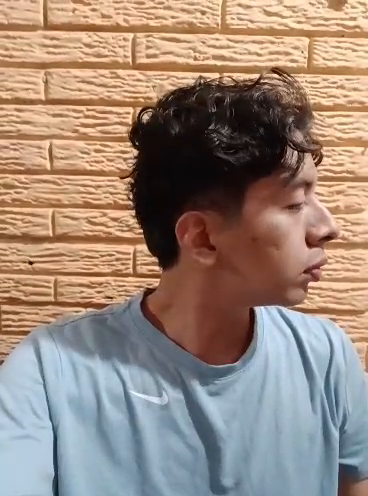
#> input picture frame 56 of EntrenamientoNeuronal/IAReconocimientoFacial/VideosdePrueba/Adonay.mp4, 368 x 496 px, given in place of Odir.mp4, which was not available
$ python capturandoRostros.py
#> lines starting #> are read from the running program, lines starting #| are printed output that depends on the picture
import cv2
import os
import imutils

compañeros = ["Roberto", "Rafael", "Fredi", "Adonay", "Odir"]
compaN = 4 #Cambiar por compañero jaja
pathCompañeros = []
path = "./Data"

#Creación de la data
for vichito in compañeros:
    personaPath = path + "/" + vichito
    pathCompañeros.append(personaPath)
    #print(personaPath)
    if not os.path.exists(personaPath):
        os.makedirs(personaPath)

cap = cv2.VideoCapture( "./VideosdePrueba/"+compañeros[compaN] + ".mp4")
faceClassif = cv2.CascadeClassifier('./modelos/haarcascade_frontalface_default.xml')
count = 0
while True:
    ret,frame = cap.read()
#> frame is the input picture: shape (496, 368, 3); mean B, G, R 122.9, 135.4, 154.9
    if ret == False: break
    frame = imutils.resize(frame, width=640)
#> frame: shape (862, 640, 3)
    gray = cv2.cvtColor(frame, cv2.COLOR_BGR2GRAY)
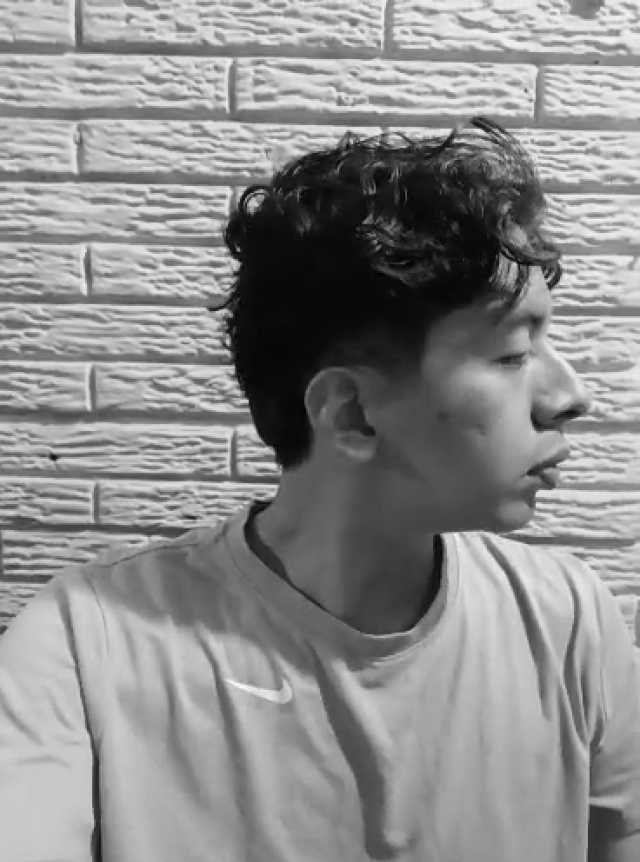
#> gray: shape (862, 640); min 1, max 251, mean 139.8
    auxFrame = frame.copy()
    k = cv2.waitKey(1)
#> (key Esc is pressed here)

    faces = faceClassif.detectMultiScale(gray, 1.2, 5)
#> faces = ()

    for(x,y,w,h) in faces:
        cv2.rectangle(frame, (x,y), (x+w,y+h), (0,255,0),2)
        rostro = auxFrame[y:y+h, x:x+w]
        rostro = cv2.resize(rostro, (96,96), interpolation = cv2.INTER_CUBIC)
        cv2.imwrite(pathCompañeros[compaN] +"/"+ "rostro_{}.jpg".format(count), rostro)
        count = count +1
#> this loop made 0 passes
#> after the loop, count = 0

    cv2.imshow("frame",frame)

    if k == 27 or count == 80:
        break


cap.release()
cv2.destroyAllWindows()

$ run again, starting later in the video
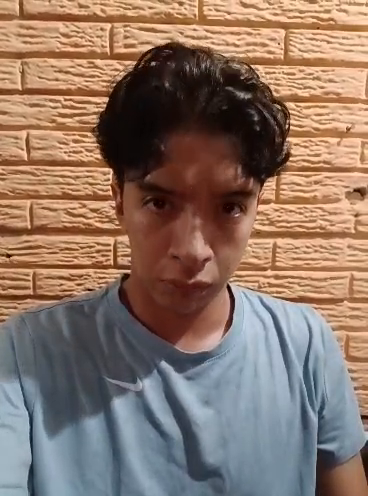
#> input picture frame 253 of EntrenamientoNeuronal/IAReconocimientoFacial/VideosdePrueba/Adonay.mp4, 368 x 496 px, given in place of Odir.mp4, which was not available
#> frame is the input picture: shape (496, 368, 3); mean B, G, R 102.8, 116.1, 139.8
#> frame: shape (862, 640, 3)
#> `gray = cv2.cvtColor(frame, cv2.COLOR_BGR2GRAY)`:
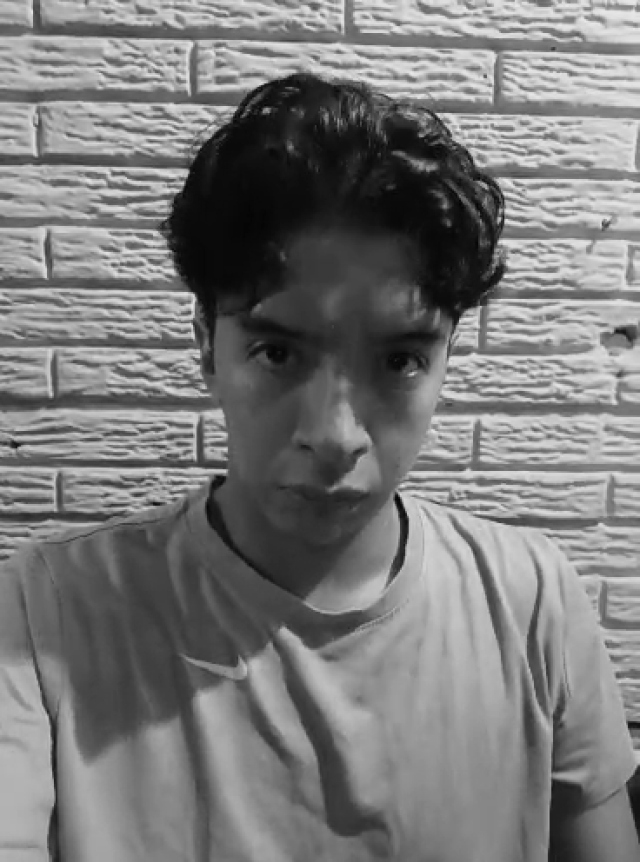
#> gray: shape (862, 640); min 3, max 237, mean 121.7
#> faces = ()
#> after the loop `for(x,y,w,h) in faces:`: count = 0

$ run again, starting later in the video
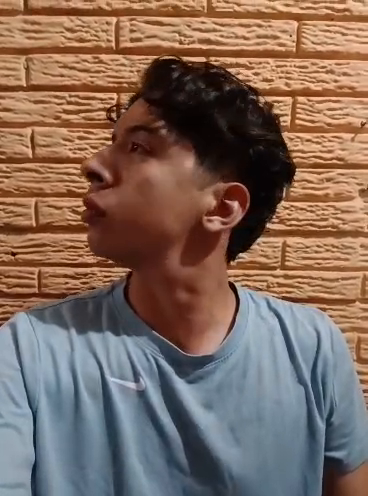
#> input picture frame 450 of EntrenamientoNeuronal/IAReconocimientoFacial/VideosdePrueba/Adonay.mp4, 368 x 496 px, given in place of Odir.mp4, which was not available
#> frame is the input picture: shape (496, 368, 3); mean B, G, R 92.1, 104.3, 127.9
#> frame: shape (862, 640, 3)
#> `gray = cv2.cvtColor(frame, cv2.COLOR_BGR2GRAY)`:
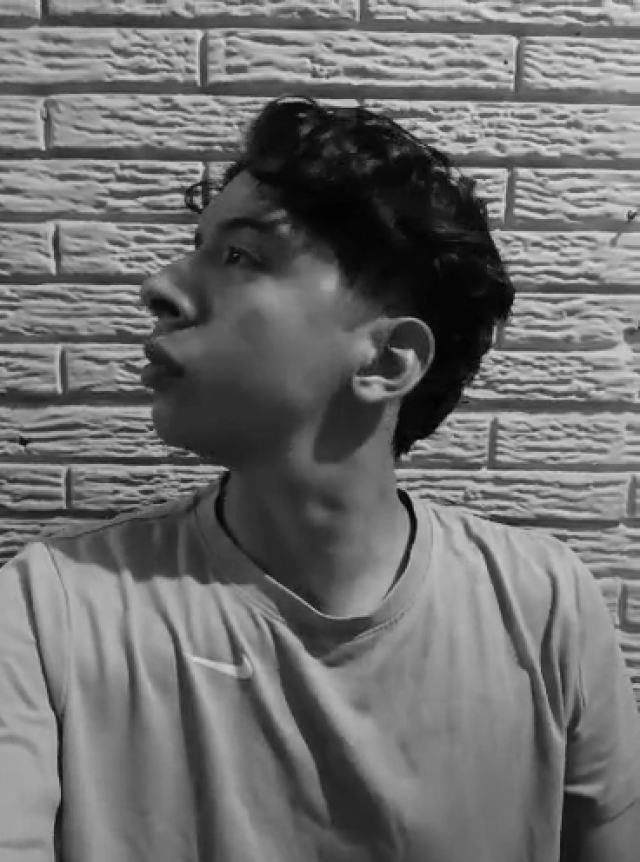
#> gray: shape (862, 640); min 1, max 221, mean 109.9
#> faces = ()
#> after the loop `for(x,y,w,h) in faces:`: count = 0
